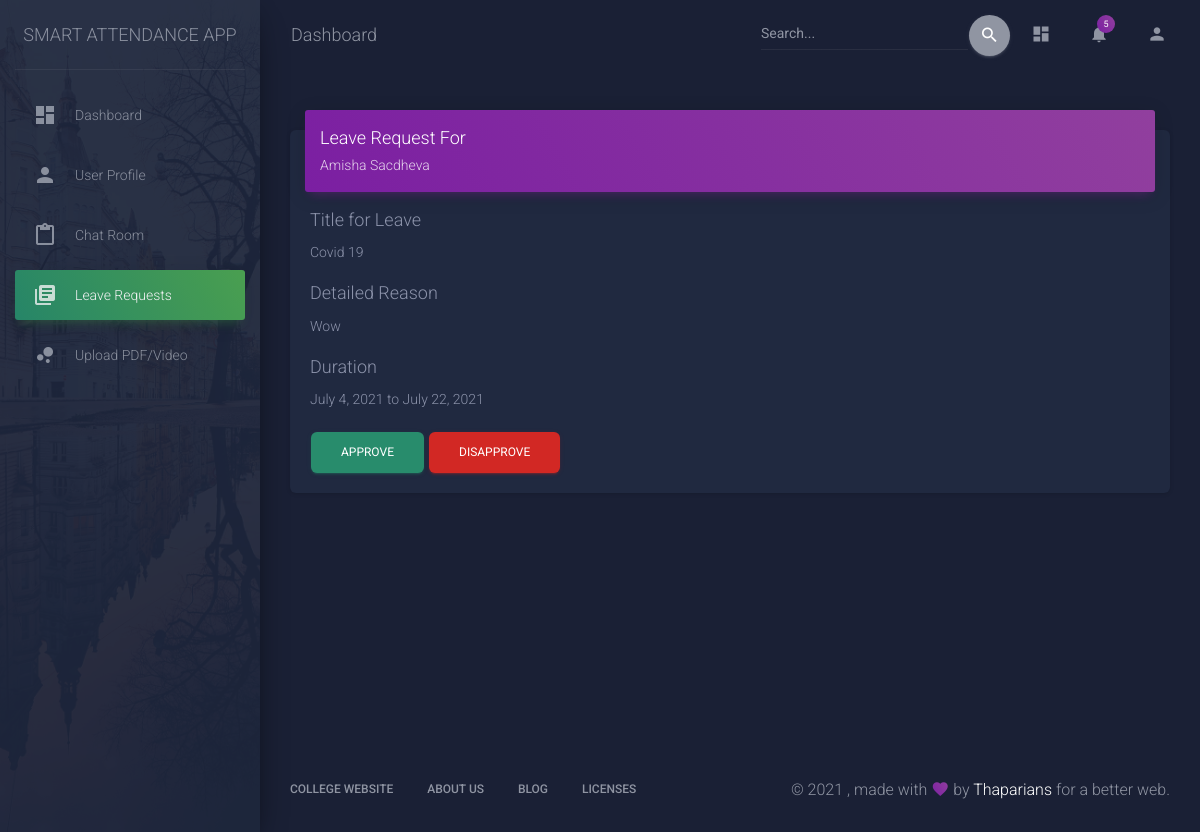
The app's page /view/27/27/, older data.
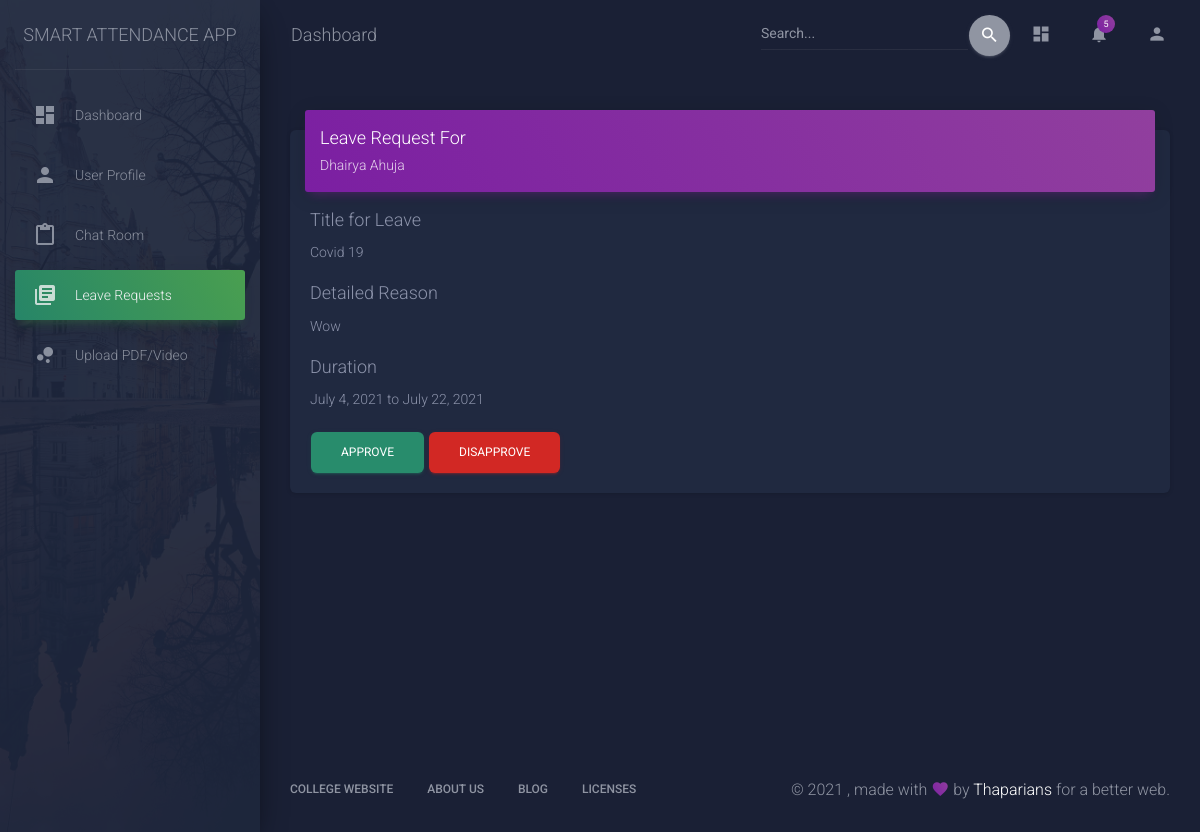
The same page, newer data.
### role/models.py (models this page shows, shortened)
class Leave(models.Model):
    student = models.ForeignKey(Student,on_delete=models.CASCADE)
    course = models.ForeignKey(Course,on_delete=models.CASCADE)
    title = models.CharField(max_length = 30)
    details = models.TextField()
    isapproved = models.IntegerField(default=0)
    fro = models.DateField(null=True)
    to = models.DateField(null=True)

class Student(models.Model):
    user = models.OneToOneField(User, on_delete=models.CASCADE)
    name = models.CharField(max_length=100)
    email =models.EmailField(max_length=50)
    roll_no = models.BigIntegerField()
    course = models.ManyToManyField(Course, related_name='student', blank=True)
    image = models.ImageField(blank=True, null=True,default='default.png',upload_to='profile_pics/')

### role/views.py (the view, shortened to what this page needs)
# urls.py: path('view/<int:course_pk>/<int:pk>/',viewleave,name='viewleave'),
def viewleave(request, *args,**kwargs):
    lpk = kwargs['pk']
    cpk = kwargs['course_pk']
    leave = Leave.objects.get(pk = lpk)
    return render(request,'role/viewleave.html',{'leave' : leave})

### role/templates/role/viewleave.html (shortened to what the changed rows need)
{% load static %}
<!DOCTYPE html>
<html lang="en">
<head>
  <link rel="stylesheet" href="https://maxcdn.bootstrapcdn.com/font-awesome/latest/css/font-awesome.min.css">
  <link href="{% static '/role/css/material-dashboard.css' %}" rel="stylesheet" />
  <link href="{% static '/role/demo/demo.css' %}" rel="stylesheet" />
</head>
<body class="dark-edition">
  <div class="wrapper ">
    <div class="main-panel">
      <div class="content">
        <div class="container-fluid">
          <div class="row">
            <div class="col-lg-12 col-md-12">
              <div class="card">
                <div class="card-header card-header-primary">
                  <h4 class="card-title">Leave Request For</h4>
                  <p class="card-category">{{leave.student.name}}</p>
                </div>
                <div class="card-body table-responsive">
                 <h4> Title for Leave </h4>
                 <p>{{leave.title}}</p>
                 <h4>Detailed Reason</h4>
                 <p>{{leave.details}}</p>
                 <h4> Duration </h4>
                 <p> {{leave.fro}} to {{leave.to}} </p>
                <form action="" method="post">
                    <input type="submit" class="addcourse btn btn-success rounded" name="approve" value="Approve">
                    <input type="submit" class="addcourse btn btn-danger rounded" name="disapprove" value="Disapprove">
                    </form>
                </div>
              </div>
            </div>
          </div>
        </div>
      </div>
    </div>
  </div>
</body>
</html>

Row changes from the older to the newer data that the page shows:
changed through a linked row, Leave "Covid 19": student.name "Amisha Sacdheva" → "Dhairya Ahuja"
